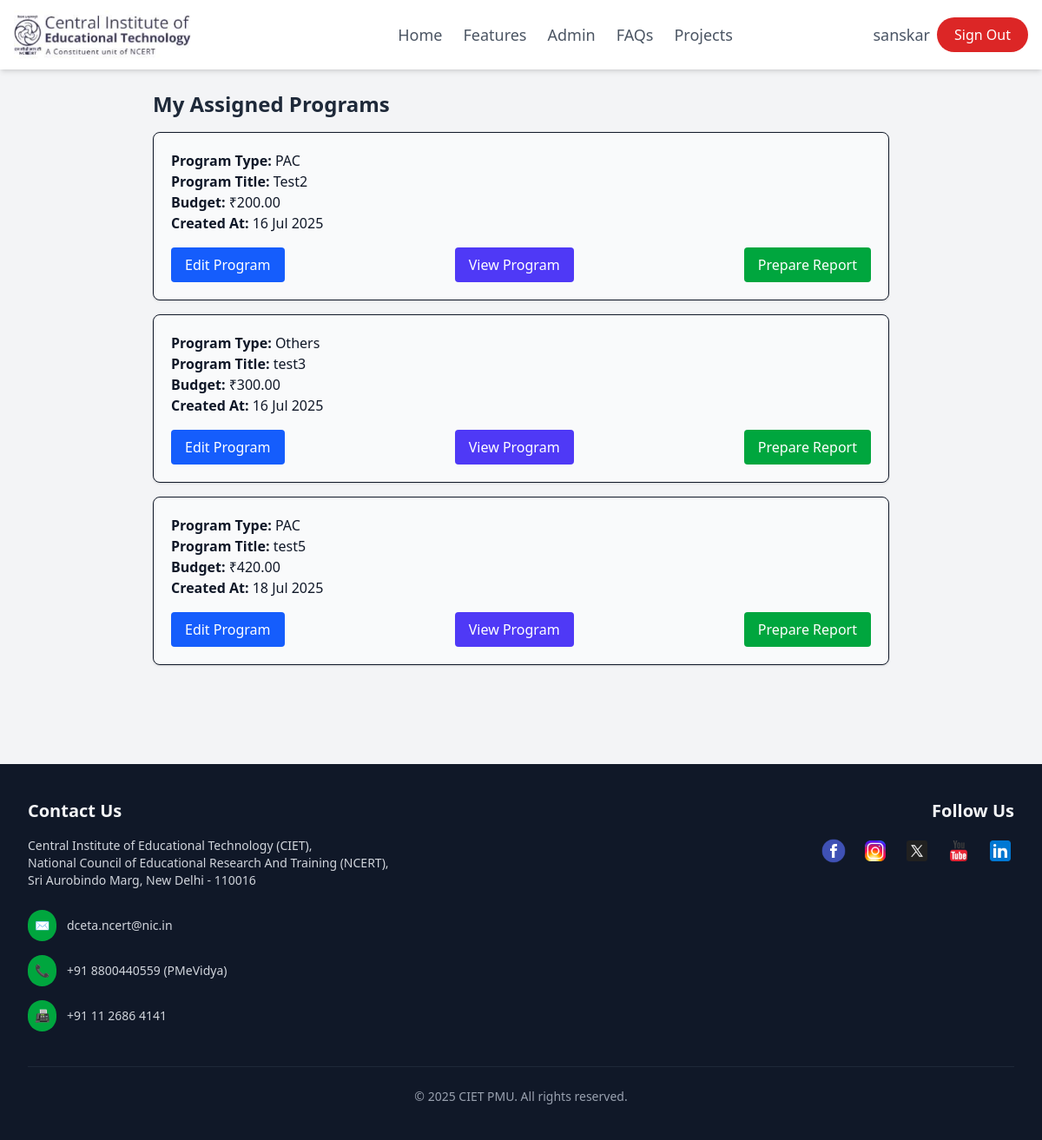
Screenshot of /user_dashboard/ (signed in) with the database file from the repository.
### admin_dashboard/models.py (models this page shows)
class User(models.Model):
    username = models.TextField(unique=True)
    password = models.TextField()
    role = models.TextField(blank=True, null=True)
    name = models.TextField()
    email = models.TextField(unique=True)
    class Meta:
        managed = False
        db_table = 'User'

class Program(models.Model):
    type = models.TextField(blank=True, null=True)
    title = models.TextField()
    coordinator = models.ForeignKey('User', models.DO_NOTHING)
    annual_budget = models.ForeignKey(Annualbudget, models.DO_NOTHING)
    created_at = models.DateTimeField(default=timezone.now)
    updated_at = models.DateTimeField(default=timezone.now)
    program_budget = models.DecimalField(decimal_places=2, max_digits=12)
    program_sub_type = models.TextField()
    class Meta:
        managed = False
        db_table = 'Program'

### user_dashboard/views.py (the view)
# urls.py: path('', include('user_dashboard.urls')),
def user_dashboard(request):
    user_id = request.session.get('user_id')
    if not user_id:
        return redirect('login')
    user = get_object_or_404(User, pk=user_id)
    programs = Program.objects.filter(coordinator_id=user.id)
    subtask = Subentry.objects.all()
    return render(request, 'user_dashboard/user_dashboard.html', {
        'user': user,
        'programs': programs,
        'subtask':subtask
    })

### user_dashboard/templates/user_dashboard/user_dashboard.html (shortened to what this page needs)
{% extends "layout.html" %}
{% load static %}
{% block content %}
{% include "partials/navbar.html" %}
<div class="flex flex-col md:flex-row h-auto min-h-screen px-2 sm:px-4">
  <div class="w-full max-w-3xl lg:max-w-4xl mx-auto p-3 sm:p-6">
    <h2 class="text-xl sm:text-2xl font-semibold text-gray-800 mb-4">My Assigned Programs</h2>
    {% if programs %}
    <div class="space-y-4">
      {% for program in programs %}
      <div class="p-4 sm:p-5 border rounded-lg bg-gray-50 text-sm sm:text-base shadow-sm hover:shadow-md transition">
        <p><strong>Program Type:</strong> {{ program.type }}</p>
        <p><strong>Program Title:</strong> {{ program.title }}</p>
        <p><strong>Budget:</strong> ₹{{ program.program_budget }}</p>
        <p><strong>Created At:</strong> {{ program.created_at|date:"d M Y" }}</p>
        <div class="flex flex-col sm:flex-row justify-between gap-2 sm:gap-4 mt-4">
          <a href="{% url 'edit_program' program.id %}">
            <button class="w-full sm:w-auto px-4 py-2 bg-blue-600 text-white rounded hover:bg-blue-700 transition">
              Edit Program
            </button>
          </a>
          <button onclick="toggleSummary('{{ program.id }}')" class="w-full sm:w-auto px-4 py-2 bg-indigo-600 text-white rounded hover:bg-indigo-700 transition">
            View Program
          </button>
          <a href="{% url 'prepare_report' program.id %}">
            <button class="w-full sm:w-auto px-4 py-2 bg-green-600 text-white rounded hover:bg-green-700 transition">
              Prepare Report
            </button>
          </a>
        </div>
      </div>
      {% endfor %}
    </div>
    {% else %}
    <p class="text-gray-500 text-center text-sm sm:text-base mt-6">No programs assigned to you yet.</p>
    {% endif %}
  </div>
</div>
{% endblock %}

### templates/layout.html (shortened to what this page needs)
{% load static %}
{% load static tailwind_tags %}
<!DOCTYPE html>
<html lang="en">
<head>
    <link rel="stylesheet" href="{% static "css/admin_styles.css" %}">
    <link rel="stylesheet" href="{% static "css/main.css" %}">
    <link rel="stylesheet" href="{% static "css/user.css" %}">
    {% tailwind_css %}
</head>
<body class="bg-gray-100 font-sans text-gray-900 antialiased">
    {% block content %}{% endblock %}
    <div>
        {% include 'partials/footer.html' %}
    </div>
</body>
</html>

### templates/partials/navbar.html (shortened to what this page needs)
{% load static %}
<nav class="flex items-center justify-between px-4 py-3 bg-white shadow-md sticky top-0 z-50">
    <div class="flex items-center space-x-3">
        <a href="/">
            <img src="{% static 'images/home_page_images/ciet-full-logo.jpg' %}" alt="CIET PMU Logo"
                 class="h-10 sm:h-12 md:h-14 transition-transform duration-300 hover:scale-110">
        </a>
    </div>
    <div class="hidden md:flex space-x-4 lg:space-x-6">
        <a href="/" class="nav-link">Home</a>
        <a href="#features" class="nav-link">Features</a>
        <a href="#admin" class="nav-link">Admin</a>
        <a href="#faqs" class="nav-link">FAQs</a>
        <a href="{% url 'user_dashboard' %}" class="nav-link">Projects</a>
    </div>
    <div class="flex flex-wrap items-center gap-2">
    <span class="text-gray-600 text-sm lg:text-lg font-medium">{{ request.session.username }}</span>
    {% if not request.session.username and request.path != '/admin_login/' %}
        <a href="{% url 'login' %}" class="btn-indigo">Login</a>
    {% elif request.path != '/admin_login/' %}
        <a href="{% url 'logout' %}" class="btn-red">Sign Out</a>
    {% endif %}
</div>
</nav>

### templates/partials/footer.html (shortened to what this page needs)
{% load static %}
{% load static tailwind_tags %}
<footer class="w-full bg-gray-900 h-full text-white py-10">
  <div class="max-w-7xl mx-auto px-4 sm:px-6 lg:px-8">
    <div class="flex flex-col lg:flex-row justify-between gap-12 lg:gap-24">
      <div class="flex-1">
        <h3 class="text-xl font-semibold text-gray-100 mb-4 text-center lg:text-left">Contact Us</h3>
        <p class="text-sm text-gray-300 mb-6 text-center lg:text-left">
          Central Institute of Educational Technology (CIET),<br>
          National Council of Educational Research And Training (NCERT),<br>
          Sri Aurobindo Marg, New Delhi - 110016
        </p>
        <ul class="text-sm text-gray-300 space-y-4">
          <li class="flex items-center justify-center lg:justify-start">
            <span class="mr-3 bg-green-600 rounded-full p-2 text-white text-sm">✉</span>
            <span class="hover:text-green-400 transition-colors">dceta.ncert@nic.in</span>
          </li>
          <li class="flex items-center justify-center lg:justify-start">
            <span class="mr-3 bg-green-600 rounded-full p-2 text-white text-sm">📞</span>
            <span class="hover:text-green-400 transition-colors">+91 8800440559 (PMeVidya)</span>
          </li>
          <li class="flex items-center justify-center lg:justify-start">
            <span class="mr-3 bg-green-600 rounded-full p-2 text-white text-sm">📠</span>
            <span class="hover:text-green-400 transition-colors">+91 11 2686 4141</span>
          </li>
        </ul>
      </div>
      <div class="flex-1 text-center lg:text-right">
        <h3 class="text-xl font-semibold text-gray-100 mb-4">Follow Us</h3>
        <div class="flex justify-center lg:justify-end flex-wrap gap-4">
          <a href="https://www.facebook.com/ncertofficial/" target="_blank" class="hover:opacity-75 transition-opacity">
            <img src="{% static 'images/footer_images/fb.png' %}" alt="FB" class="h-8 w-8">
          </a>
          <a href="https://www.instagram.com/ncertindia/?hl=en" target="_blank" class="hover:opacity-75 transition-opacity">
            <img src="{% static 'images/footer_images/ig.png' %}" alt="IG" class="h-8 w-8">
          </a>
          <a href="https://x.com/ncert?lang=en" target="_blank" class="hover:opacity-75 transition-opacity">
            <img src="{% static 'images/footer_images/x.png' %}" alt="X" class="h-8 w-8">
          </a>
          <a href="https://www.youtube.com/c/NCERTOFFICIAL" target="_blank" class="hover:opacity-75 transition-opacity">
            <img src="{% static 'images/footer_images/yt.png' %}" alt="YT" class="h-8 w-8">
          </a>
          <a href="https://www.linkedin.com/company/national-council-of-educational-research-and-training-ncert/?original_referer=https%3A%2F%2Fwww%2Egoogle%2Ecom%2F&originalSubdomain=in" target="_blank" class="hover:opacity-75 transition-opacity">
            <img src="{% static 'images/footer_images/in.png' %}" alt="IN" class="h-8 w-8">
          </a>
        </div>
      </div>
    </div>
    <div class="mt-10 text-center text-xs sm:text-sm text-gray-400 border-t border-gray-800 pt-6">
      <p>© 2025 CIET PMU. All rights reserved.</p>
    </div>
  </div>
</footer>

### static/css/main.css (style rules this page uses)
.nav-link { color: #4B5563; font-size: 1rem; font-weight: 500; transition-property: color; transition-duration: 300ms; }
@media (min-width: 1024px) { .nav-link { font-size: 1.125rem; } }
.btn-red { color: #fff; background-color: #DC2626; padding: 0.1rem 0.7rem; border-radius: 9999px; font-weight: 400; font-size: 0.700rem; transition: all 300ms; transform: scale(1); }
@media (min-width: 768px) { .btn-red { padding: 0.5rem 1.25rem; font-size: 1rem; } }

### rows the page displays
User: session.username "sanskar"
Program: type "PAC", title "Test2", program_budget "200.00", created_at "16 Jul 2025"
Program: type "Others", title "test3", program_budget "300.00", created_at "16 Jul 2025"
Program: type "PAC", title "test5", program_budget "420.00", created_at "18 Jul 2025"
